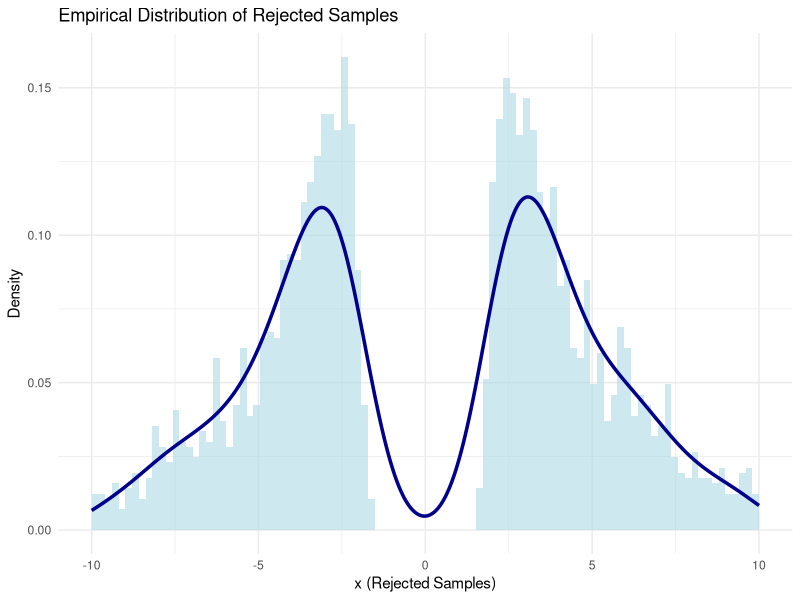
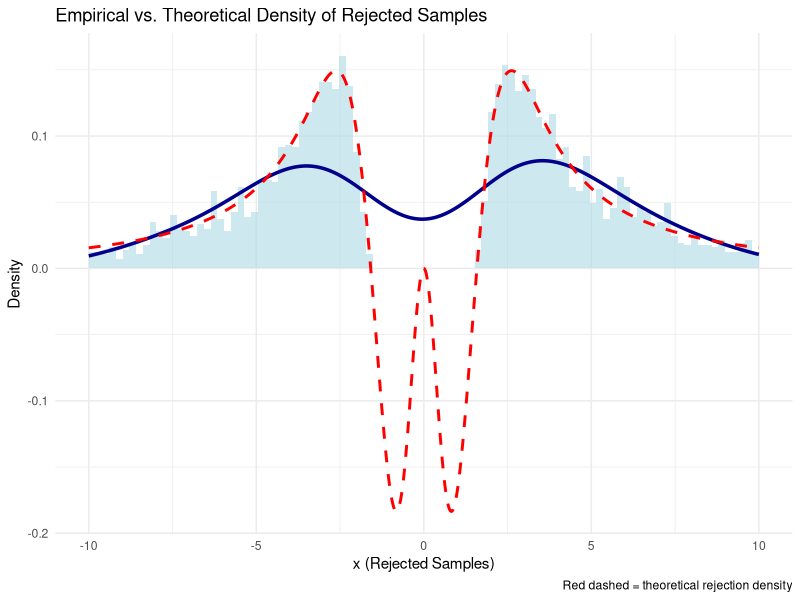

The R source for these figures, in order:
## ---- chunk 1
library(knitr)

knitr::opts_chunk$set(echo = TRUE)

# the default output hook
hook_output = knit_hooks$get('output')
knit_hooks$set(output = function(x, options) {
  if (!is.null(n <- options$out.lines)) {
    x = unlist(stringr::str_split(x, '\n'))
    if (length(x) > n) {
      # truncate the output
      x = c(head(x, n), '....\n')
    }
    x = paste(x, collapse = '\n') # paste first n lines together
  }
  hook_output(x, options)
})
## ---- chunk 2

options(width=60)
opts_chunk$set(out.lines = 23, comment = "", warning = FALSE, message = FALSE, echo = TRUE, tidy = TRUE, size="small",tidy.opts=list(width.cutoff=50), fig.align = 'center', fig.width = 5, fig.height = 4)
## ---- chunk 3
set.seed(123)
## ---- chunk 4
P <- matrix(c(
  0,   0.5, 0.5,
  5/8, 1/4, 1/8,
  1/3, 2/3, 0),
  nrow = 3, byrow = TRUE)
rownames(P) <- colnames(P) <- 1:3
P
## ---- chunk 5
sim_chain <- function(n, start, P){
  s <- integer(n); s[1] <- start
  for(t in 2:n){
    s[t] <- sample(1:3, 1, prob = P[s[t-1], ])
  }
  s
}

chain1 <- sim_chain(1000, 1, P)
prop.table(table(chain1))
## ---- chunk 6
set.seed(321)
end_states <- replicate(500, tail(sim_chain(1000, 1, P), 1))
prop_end <- prop.table(table(end_states))
prop_end
## ---- chunk 7
library(expm)  # for eigen‑decomposition if not base
pi_stat <- eigen(t(P))$vectors[,1]
pi_stat <- Re(pi_stat / sum(pi_stat))
pi_stat
## ---- chunk 8
comparison <- rbind(
  "Single‑chain empirical" = prop.table(table(chain1)),
  "500‑chains final state" = prop_end,
  "Stationary π"          = pi_stat
)
round(comparison, 3)
## ---- chunk 9
end_states2 <- replicate(500, tail(sim_chain(1000, 2, P), 1))
prop.table(table(end_states2))
## ---- chunk 10
cat(paste0("Last knit: ", Sys.time()))

## ---- chunk 11
target_over_cauchy <- function(x) {
  (pi / sqrt(2 * pi)) * exp(-0.5 * x^2) / (1 + x^2)
}

# Optimize the function over a symmetric large interval (e.g., -100 to 100)
opt_result <- optimize(function(x) -target_over_cauchy(x), interval = c(-100, 100))

k <- -opt_result$objective
k
## ---- chunk 12
set.seed(123)
n <- 10000  # desired number of accepted samples
samples <- numeric(n)
rejected <- numeric()
i <- 0
trials <- 0

while (i < n) {
  x_candidate <- rcauchy(1)
  u <- runif(1)

  f_x <- dnorm(x_candidate)  # standard normal density
  g_x <- dcauchy(x_candidate)  # standard Cauchy density

  if (u <= f_x / (k * g_x)) {
    i <- i + 1
    samples[i] <- x_candidate
  } else {
    rejected <- c(rejected, x_candidate)
  }
  trials <- trials + 1
}

# Report the acceptance rate
acceptance_rate <- n / trials
acceptance_rate
## ---- chunk 13
cat("Acceptance rate (MC estimate):", acceptance_rate, "\n")
## ---- chunk 14
cat("Acceptance rate (MC estimate):", acceptance_rate, "\n")
## ---- chunk 15
library(ggplot2)

# Create a data frame
rejected_df <- data.frame(x = rejected)

# Plot histogram and density estimation
ggplot(rejected_df, aes(x = x)) +
  geom_histogram(aes(y = ..density..), bins = 100, fill = "lightblue", alpha = 0.6) +
  geom_density(color = "darkblue", size = 1.2) +
  xlim(-10, 10) +
  labs(title = "Empirical Distribution of Rejected Samples",
       x = "x (Rejected Samples)",
       y = "Density") +
  theme_minimal()
## ---- chunk 16
# Create a grid of x values for plotting
x_vals <- seq(-10, 10, length.out = 1000)

# Compute unnormalized theoretical rejection density
f_vals <- dnorm(x_vals)
g_vals <- dcauchy(x_vals)
reject_density <- (1 - f_vals / (k * g_vals)) * g_vals

# Normalize with base R integrate
norm_const <- integrate(
  function(x) (1 - dnorm(x) / (k * dcauchy(x))) * dcauchy(x),
  lower = -Inf, upper = Inf
)$value

reject_density <- reject_density / norm_const

# Plot empirical and theoretical rejection densities
library(ggplot2)
rejected_df <- data.frame(x = rejected)
theoretical_df <- data.frame(x = x_vals, y = reject_density)

ggplot(rejected_df, aes(x = x)) +
  geom_histogram(aes(y = ..density..), bins = 100, fill = "lightblue", alpha = 0.6) +
  geom_density(color = "darkblue", size = 1.2, adjust = 2) +
  geom_line(data = theoretical_df, aes(x = x, y = y), color = "red", size = 1, linetype = "dashed") +
  xlim(-10, 10) +
  labs(title = "Empirical vs. Theoretical Density of Rejected Samples",
       x = "x (Rejected Samples)",
       y = "Density",
       caption = "Red dashed = theoretical rejection density") +
  theme_minimal()
## ---- chunk 17

## ---- chunk 18

## ---- chunk 19

## ---- chunk 20

## ---- chunk 21

## ---- chunk 22
#
#
#
#
#
#
#
#
#
## ---- chunk 23
cat(paste("Last update by LT:",date()))
